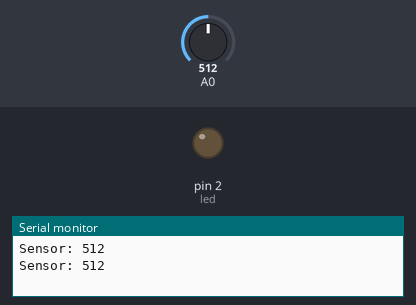
Bench run of a sketch on a simulated Arduino Uno, built with avr-gcc and run on an emulated ATmega328P. Shown: output pins drawn as LEDs (lit = HIGH), the last lines printed to the serial monitor. The inputs (shaded band) are chosen by the test bench; at power-on: A0 = 512.

Above: at 1.8 s.
1.9 s: A0 set to 872
3.4 s: A0 set to 908
At 4.3 s:
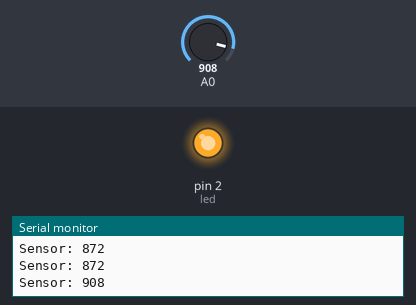
5.5 s: A0 set to 880
At 7.0 s:
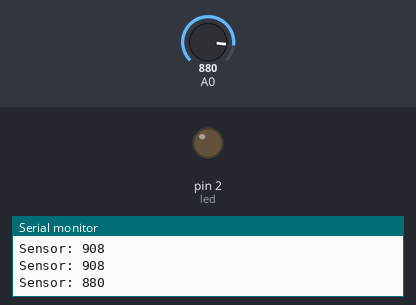
7.5 s: A0 set to 900
At 8.6 s:
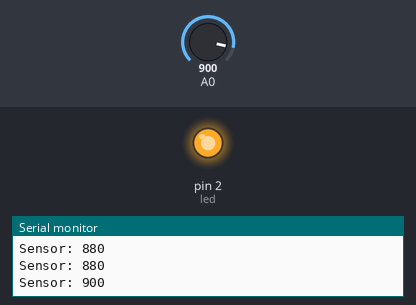
Timing chart, 0 to 10.5 s (numbered marks = the images above; inputs shaded):
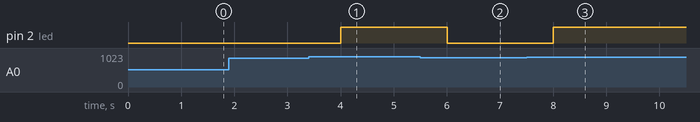

Measured:
- the behaviour switches between 890 and 891 on A0 (found by bisection; images 0 and 1)
- after the input at 3.4 s, pin 2 (led): LOW → HIGH after 0.60 s
- after the input at 5.5 s, pin 2 (led): HIGH → LOW after 0.50 s
- after the input at 7.5 s, pin 2 (led): LOW → HIGH after 0.50 s

The sketch:

ex10.ino
```cpp
int led = 2;
void setup() {
  Serial.begin(9600);
  pinMode(led, OUTPUT);
}

void loop() {
  int val = analogRead(A0);
  Serial.println("Sensor: "+String(val));
  if(val > 890) digitalWrite(led, HIGH);
  else digitalWrite(led, LOW);
  delay(1000);
}
```
